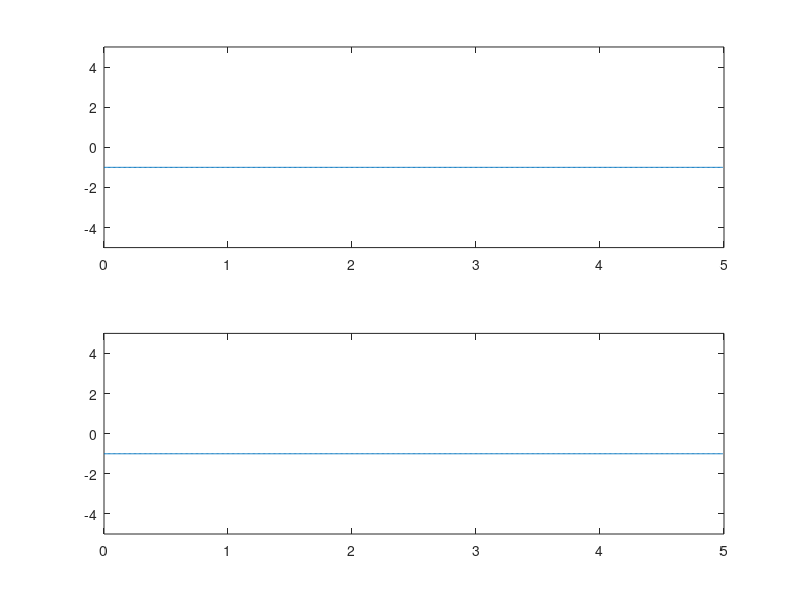

This chart was generated by the following MATLAB code:
data = input('Enter data:');
bitd = input('Enter bit duration:');
n = 100;
T = length(data)*bitd;
t = 0:1/n:T-1/n;
y = [];
flag = -1;
for i = 0:length(data)-1
    if data(i+1) == 0
        y(i*n*bitd+1:(i+1)*n*bitd) = 0;
    else
        if flag == 1
            y(i*n*bitd+1:(i+1)*n*bitd) = 1;
            flag = -1;
        else 
            y(i*n*bitd+1:(i+1)*n*bitd) = -1;
            flag = 1;
        end
    end
end
subplot(2,1,1)
plot(t,y);
axis([0, T, -5, 5])
seq = '000VB0VB';
decode='00011011';
flag = -1;
k = 0;
z = [];
for i = 0:length(data)-1
    if(i+k+1)>length(data)
        break;
    end
    if data(i+k+1) == 0
        z((i+k)*n*bitd+1:(i+k+1)*n*bitd) = 0;
        count = 0;
        for j = i+k:length(data)-1
           if data(j+1) == 0
                count = count+1;
           else 
               break;
           end
           if count == 8 
               break;
           end
        end
        if count == 8
            for j = 0:7
                if seq(j+1)=='V'
                    z((i+k+j)*n*bitd+1:(i+k+j+1)*n*bitd) = -1*flag;
                elseif seq(j+1)=='B'
                    z((i+k+j)*n*bitd+1:(i+j+k+1)*n*bitd) = flag;
                    flag = -1*flag;
                end
            end
            k = k+8;
        end     
    else
        if flag == 1
            z((i+k)*n*bitd+1:(i+k+1)*n*bitd) = 1;
            flag = -1;
        else 
            z((i+k)*n*bitd+1:(i+k+1)*n*bitd) = -1;
            flag = 1;
        end
    end
end
subplot(2,1,2)
plot(t,z);
axis([0, T, -5, 5])

dedata = [];
k = 1;
for i=[5:n:length(z)]
    if z(i)==1 || z(i)==-1
        dedata(k) = 1;
    else
        dedata(k) = 0;
    end
    k = k+1;
end
dedata

k = 0;
for i=1:length(dedata)
    flag = 1;
    if length(dedata)>=i+k+7
        for j = 0:7
            i+k+j
            j+1
            if dedata(i+k+j)~=decode(j+1)
                flag = 0;
                break;
            end
        end
        flag
        if flag==1
            dedata(i+k:i+k+7) = 0;
            k = k+7
        end
    end
    i+k
end
dedata
        


        
        
